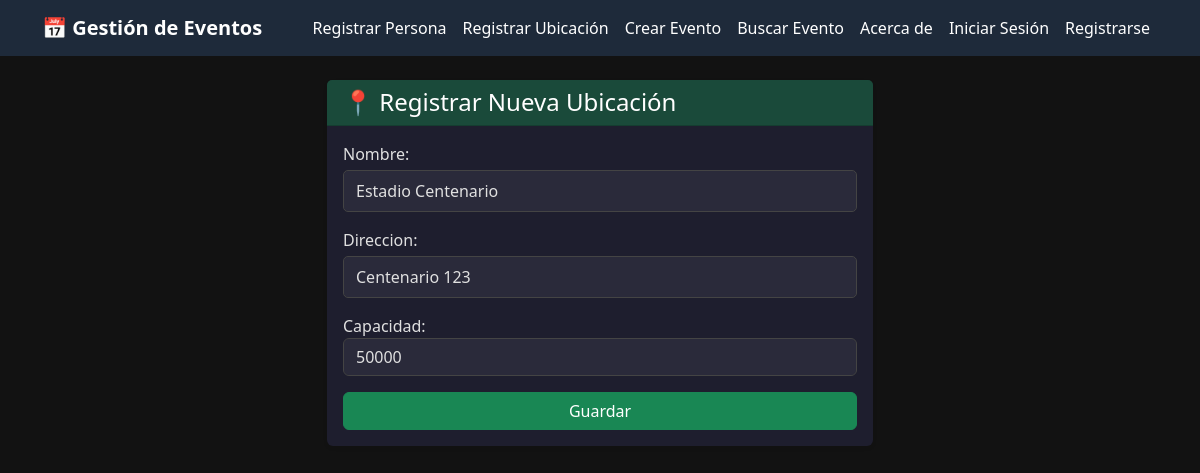
Page /ubicaciones/editar/1/ on the committed database.
### eventos/models.py (models this page shows, shortened)
class Ubicacion(models.Model):
    nombre = models.CharField(max_length=45)
    direccion = models.CharField(max_length=60)
    capacidad = models.IntegerField()
    class Meta:
        verbose_name = 'Ubicación'
        verbose_name_plural = 'Ubicaciones'

### eventos/views.py (the view)
# urls.py: path('ubicaciones/editar/<int:pk>/', views.editar_ubicacion, name='editar_ubicacion'),
def editar_ubicacion(request, pk):
    ubicacion = Ubicacion.objects.get(id=pk)
    if request.method == 'POST':
        form = UbicacionForm(request.POST, instance=ubicacion)
        if form.is_valid():
            form.save()
            return redirect('listar_ubicaciones')
    else:
        form = UbicacionForm(instance=ubicacion)
    return render(request, 'form_ubicacion.html', {'form': form})

### eventos/forms.py
class UbicacionForm(forms.ModelForm):
    class Meta:
        model = Ubicacion
        fields = '__all__'
        widgets = {
            'nombre': forms.TextInput(attrs={'class': 'form-control',}),
            'direccion': forms.TextInput(attrs={'class': 'form-control',}),
            'capacidad': forms.NumberInput(attrs={'class': 'form-control',}),
        }

### templates/form_ubicacion.html (shortened to what this page needs)
{% extends 'base.html' %}
{% block contenido %}
<div class="row justify-content-center">
    <div class="col-md-6">
        <div class="card shadow-sm">
            <div class="card-header bg-ubicacion text-white">
                <h4 class="mb-0">📍 Registrar Nueva Ubicación</h4>
            </div>
            <div class="card-body">
                <form method="POST">
                    {{ form.as_p }}
                    <button type="submit" class="btn btn-success w-100">Guardar</button>
                </form>
            </div>
        </div>
    </div>
</div>
{% endblock %}

### templates/base.html (style rules this page uses)
body { background-color: #121212; color: #e0e0e0; }
.bg-ubicacion { background-color: #1a4a3a; }
.card { background-color: #1e1e2e; border: none; }
.card-body { color: #e0e0e0; }
input.form-control, select.form-select { background-color: #2a2a3a; color: #e0e0e0; border-color: #444; }
input[type="text"], input[type="password"], input[type="email"] { width: 100%; background-color: #2a2a3a; color: #e0e0e0; border: 1px solid #444; border-radius: 5px; padding: 8px 12px; margin-top: 4px; }

### rows in the picture
Ubicacion: nombre "Estadio Centenario", direccion "Centenario 123", capacidad "50000"
